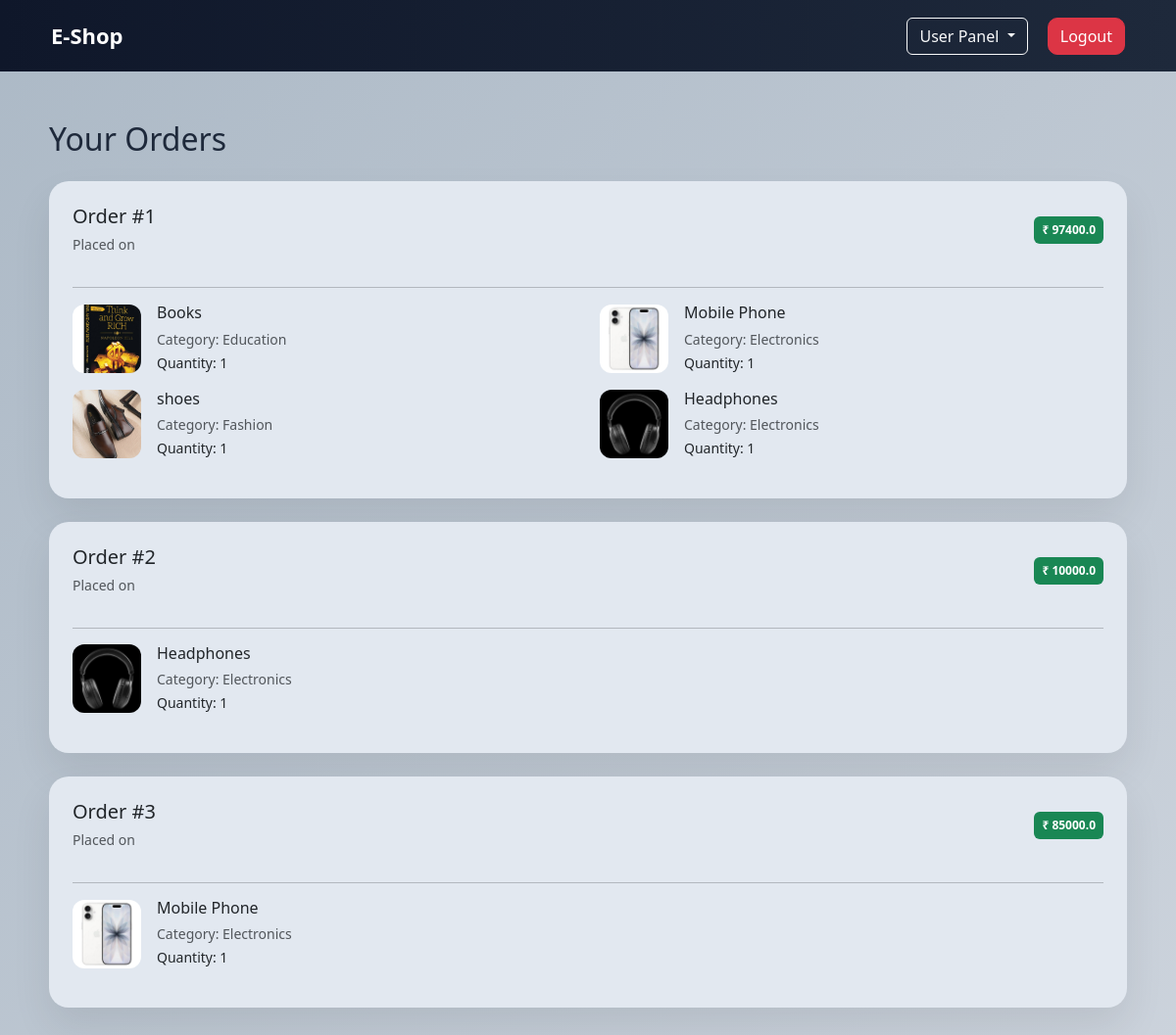
Screenshot of /orders (signed in) with the database file from the repository.
### models.py (models this page shows)
class Order(db.Model):
    id = db.Column(db.Integer, primary_key=True)
    user_id = db.Column(db.Integer, db.ForeignKey('user.id'))
    total_amount = db.Column(db.Float)
    user = db.relationship('User', backref='orders')   # ✅ ADD THIS
    items = db.relationship('OrderItem', backref='order', lazy=True)

class OrderItem(db.Model):
    id = db.Column(db.Integer, primary_key=True)
    order_id = db.Column(db.Integer, db.ForeignKey('order.id'))
    product_id = db.Column(db.Integer, db.ForeignKey('product.id'))
    quantity = db.Column(db.Integer)
    product = db.relationship('Product')

class Product(db.Model):
    id = db.Column(db.Integer, primary_key=True)
    name = db.Column(db.String(200))
    description = db.Column(db.String(500))
    price = db.Column(db.Float)
    stock = db.Column(db.Integer)
    image = db.Column(db.String(200))
    category = db.Column(db.String(100))

### app.py (the view)
@app.route("/orders")
@login_required
def order_history():
    orders = Order.query.filter_by(user_id=current_user.id).all()
    return render_template("orders.html", orders=orders)

### app.py (called while the page is built)
@login_manager.user_loader
def load_user(user_id):
    return User.query.get(int(user_id))

### templates/orders.html
{% extends "base.html" %}
{% block content %}
<h2 class="mb-4">Your Orders</h2>
{% if orders %}
    {% for order in orders %}
    <div class="card p-4 mb-4">
        <div class="d-flex justify-content-between align-items-center mb-3">
            <div>
                <h5 class="mb-1">Order #{{ order.id }}</h5>
                <small class="text-muted">
                    Placed on {{ order.created_at.strftime('%d %b %Y') if order.created_at }}
                </small>
            </div>
            <div>
                <span class="badge bg-success p-2">
                    ₹ {{ order.total_amount }}
                </span>
            </div>
        </div>
        <hr>
        <div class="row">
            {% for item in order.items %}
            <div class="col-md-6 mb-3">
                <div class="d-flex align-items-center">
                    {% if item.product.image %}
                    <img src="{{ url_for('static', filename='uploads/' + item.product.image) }}"
                         width="70" height="70"
                         style="object-fit:cover; border-radius:12px;"
                         class="me-3">
                    {% endif %}
                    <div>
                        <h6 class="mb-1">{{ item.product.name }}</h6>
                        <small class="text-muted">
                            Category: {{ item.product.category }}
                        </small>
                        <br>
                        <small>
                            Quantity: {{ item.quantity }}
                        </small>
                    </div>
                </div>
            </div>
            {% endfor %}
        </div>
    </div>
    {% endfor %}
{% else %}
<div class="card p-5 text-center">
    <h4>No Orders Yet</h4>
    <p class="text-muted">You haven't placed any orders.</p>
</div>
{% endif %}
{% endblock %}

### templates/base.html (style rules this page uses)
body { font-family: 'Segoe UI', sans-serif; background: linear-gradient(135deg,#acb9c6,#ccd3dc); color: #1e293b; }
.card { background:#e2e8f0; border-radius: 20px; border: none; box-shadow: 0 20px 40px rgba(0,0,0,0.08); padding: 10px; }

### rows the page displays
Order: id "1", total_amount "97400.0"
OrderItem: image (picture), product.name "Books", product.category "Education", quantity "1"
OrderItem: image (picture), product.name "Mobile Phone", product.category "Electronics", quantity "1"
OrderItem: image (picture), product.name "shoes", product.category "Fashion", quantity "1"
OrderItem: image (picture), product.name "Headphones", product.category "Electronics", quantity "1"
Order: id "2", total_amount "10000.0"
OrderItem: image (picture), product.name "Headphones", product.category "Electronics", quantity "1"
Order: id "3", total_amount "85000.0"
OrderItem: image (picture), product.name "Mobile Phone", product.category "Electronics", quantity "1"
